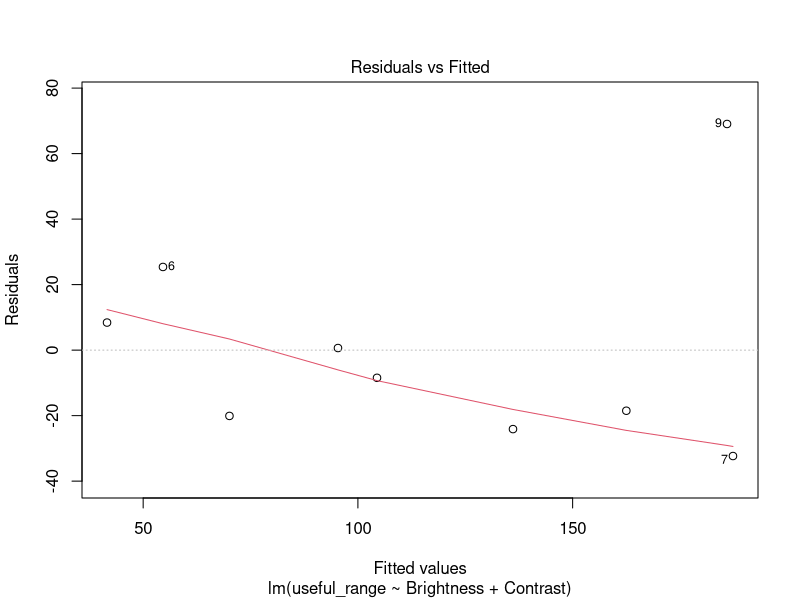
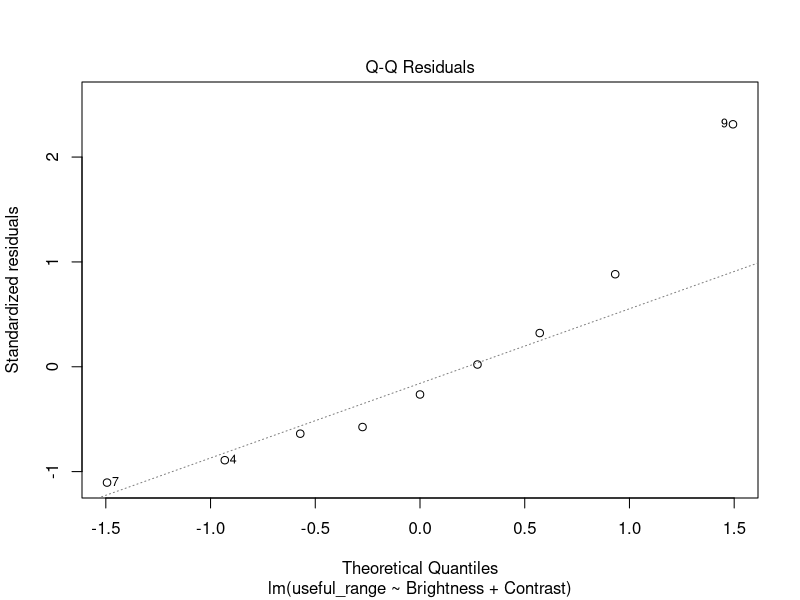
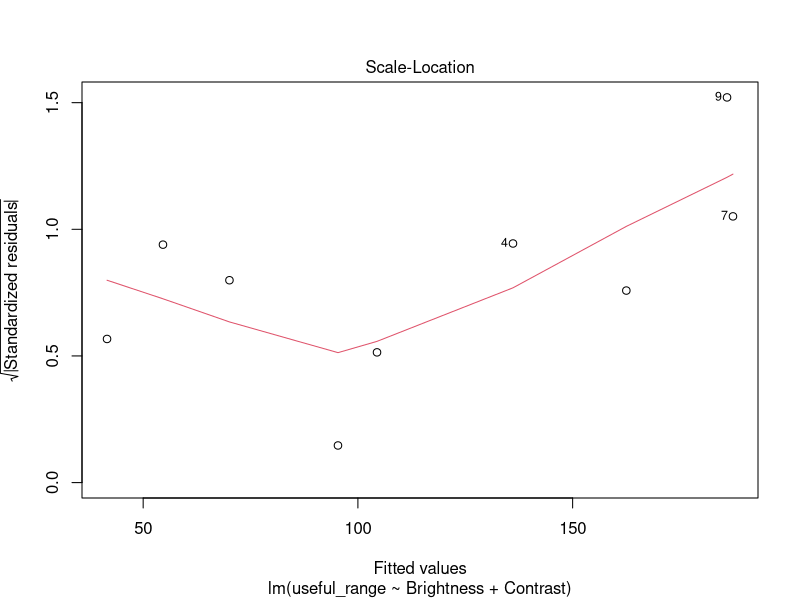
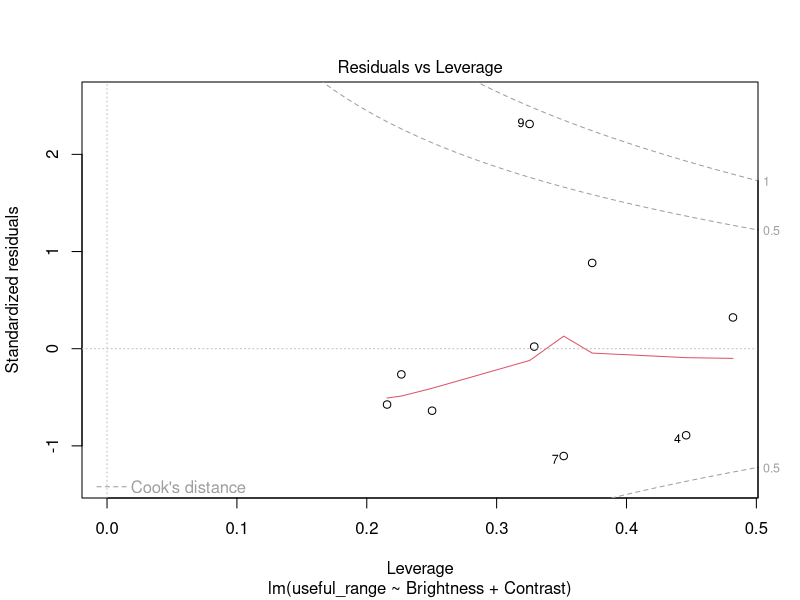

Here is the R script that generated these plots, in order:
## ---- chunk 1
data2 <- read.csv("Study2Data2.csv", header =TRUE)
attach(data2)
model2<-lm(useful_range ~ Brightness + Contrast)
summary(model2)
plot(model2)
